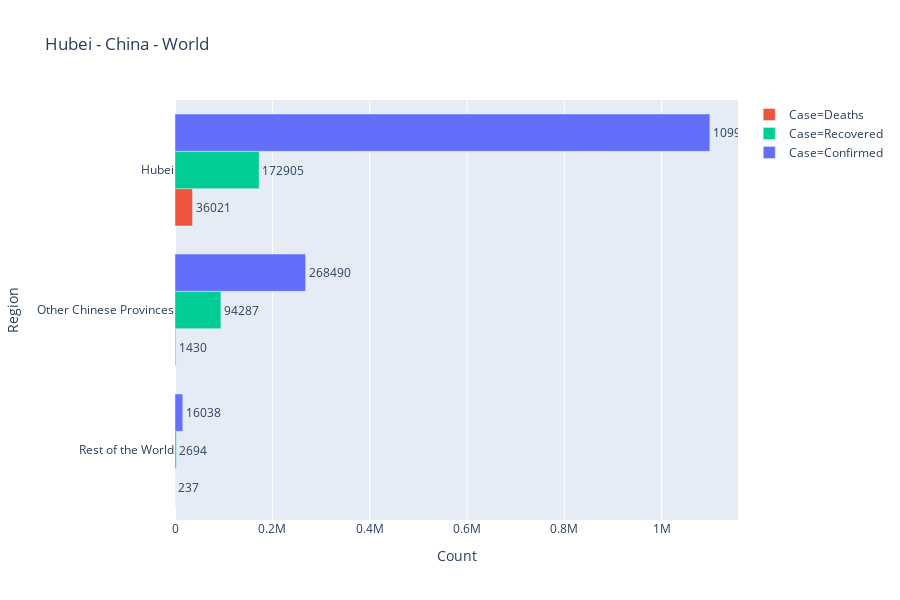

Notebook code for this chart:
### Markdown cell above
## Hubei - China - World

### Code cell
def location(row):
    if row['Country/Region']=='China':
        if row['Province/State']=='Hubei':
            return 'Hubei'
        else:
            return 'Other Chinese Provinces'
    else:
        return 'Rest of the World'

temp = df.copy()
temp['Region'] = temp.apply(location, axis=1)
temp = temp.groupby('Region')['Confirmed', 'Deaths', 'Recovered'].sum().reset_index()
temp = temp.melt(id_vars='Region', value_vars=['Confirmed', 'Deaths', 'Recovered'], 
                 var_name='Case', value_name='Count').sort_values('Count')
temp.head()
fig = px.bar(temp, y='Region', x='Count', color='Case', barmode='group', orientation='h',
             text='Count', title='Hubei - China - World', 
             color_discrete_sequence= ['#EF553B', '#00CC96', '#636EFA'])
fig.update_traces(textposition='outside')
fig.show()

### Figure 1 — Plotly figure (JSON) as saved in the notebook; plotly's stock layout.template omitted (floating-point values rounded to 4 significant figures)
{"data": [{"alignmentgroup": "True", "hoverlabel": {"namelength": 0}, "hovertemplate": "Case=Deaths<br>Count=%{text}<br>Region=%{y}", "legendgroup": "Case=Deaths", "marker": {"color": "#EF553B"}, "name": "Case=Deaths", "offsetgroup": "Case=Deaths", "orientation": "h", "showlegend": true, "text": [237, 1430, 36021], "textposition": "outside", "type": "bar", "x": [237, 1430, 36021], "xaxis": "x", "y": ["Rest of the World", "Other Chinese Provinces", "Hubei"], "yaxis": "y"}, {"alignmentgroup": "True", "hoverlabel": {"namelength": 0}, "hovertemplate": "Case=Recovered<br>Count=%{text}<br>Region=%{y}", "legendgroup": "Case=Recovered", "marker": {"color": "#00CC96"}, "name": "Case=Recovered", "offsetgroup": "Case=Recovered", "orientation": "h", "showlegend": true, "text": [2694, 94287, 172905], "textposition": "outside", "type": "bar", "x": [2694, 94287, 172905], "xaxis": "x", "y": ["Rest of the World", "Other Chinese Provinces", "Hubei"], "yaxis": "y"}, {"alignmentgroup": "True", "hoverlabel": {"namelength": 0}, "hovertemplate": "Case=Confirmed<br>Count=%{text}<br>Region=%{y}", "legendgroup": "Case=Confirmed", "marker": {"color": "#636EFA"}, "name": "Case=Confirmed", "offsetgroup": "Case=Confirmed", "orientation": "h", "showlegend": true, "text": [16038, 268490, 1099063], "textposition": "outside", "type": "bar", "x": [16038, 268490, 1099063], "xaxis": "x", "y": ["Rest of the World", "Other Chinese Provinces", "Hubei"], "yaxis": "y"}], "layout": {"barmode": "group", "height": 600, "legend": {"tracegroupgap": 0}, "title": {"text": "Hubei - China - World"}, "xaxis": {"anchor": "y", "domain": [0, 1], "title": {"text": "Count"}}, "yaxis": {"anchor": "x", "domain": [0, 1], "title": {"text": "Region"}}}}
